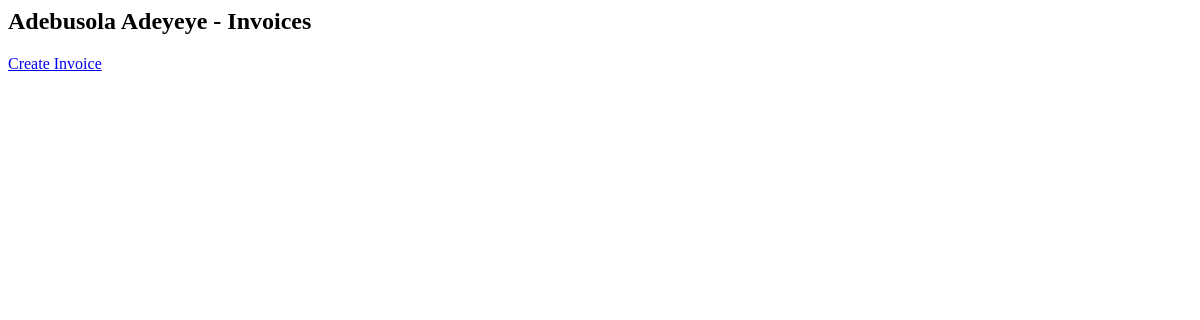
Before: /invoice/invoice/customer/invoices/2/ with the older database file.
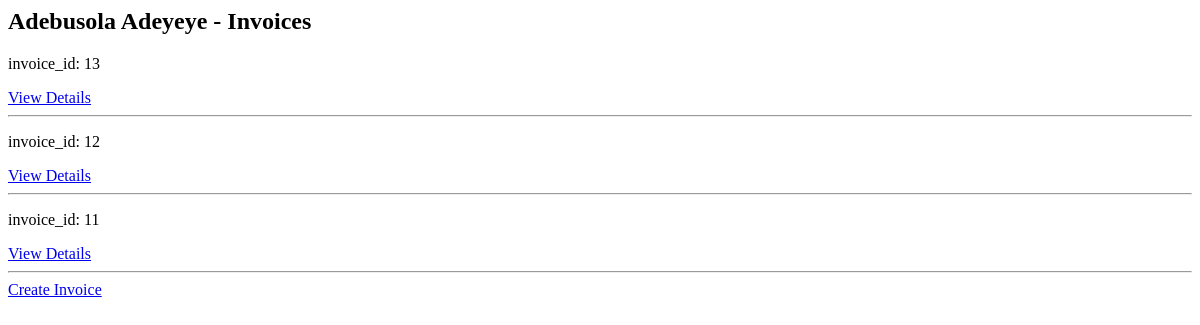
After: the same page with the newer database file.
### invoice/models.py (models this page shows, shortened)
class Invoice(BaseModel):
    customer = models.ForeignKey(Customer, on_delete=models.CASCADE, related_name='invoices')
    date = models.DateTimeField(auto_now_add=True)
    deposit = models.DecimalField(max_digits=10, decimal_places=2, default=0)
    deposit2 = models.DecimalField(max_digits=10, decimal_places=2, default=0)

### invoice/views.py (the view)
# urls.py: path('invoice/customer/invoices/<int:pk>/', CustomerInvoicesView.as_view(), name='customer_invoices'),
class CustomerInvoicesView(View):
    template_name = 'invoice/customer_invoice.html'
    def get(self, request, *args, **kwargs):
        customer = Customer.objects.get(pk=self.kwargs['pk'])
        invoices = Invoice.objects.filter(customer=customer)
        context = {'customer': customer, 'invoices': invoices}
        return render(request, self.template_name, context)

### invoice/templates/invoice/customer_invoice.html
{% block content %}
  <h2>{{ customer.name }} - Invoices</h2>
  {% for invoice in invoices %}
    <div>
    <p>invoice_id: {{invoice.id}}</p>
      <a href="{% url 'invoice:invoice_detail' invoice.id %}">View Details</a>
    </div>
    <hr>
  {% endfor %}
  <a href="{% url 'invoice:invoice_create' pk=customer.pk %}">Create Invoice</a>
{% endblock %}

Changed rows visible on the page:
added Invoice: id "13"
added Invoice: id "12"
added Invoice: id "11"
